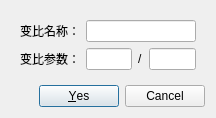
<?xml version="1.0" encoding="UTF-8"?>
<ui version="4.0">
 <class>bianbi</class>
 <widget class="QDialog" name="bianbi">
  <property name="geometry">
   <rect>
    <x>0</x>
    <y>0</y>
    <width>216</width>
    <height>115</height>
   </rect>
  </property>
  <property name="windowTitle">
   <string>Dialog</string>
  </property>
  <layout class="QGridLayout" name="gridLayout">
   <item row="0" column="0">
    <widget class="QWidget" name="widget_2" native="true">
     <layout class="QGridLayout" name="gridLayout_4">
      <item row="0" column="0">
       <layout class="QHBoxLayout" name="horizontalLayout_2">
        <item>
         <widget class="QLabel" name="label_47">
          <property name="text">
           <string>变比名称：</string>
          </property>
         </widget>
        </item>
        <item>
         <widget class="QLineEdit" name="Name"/>
        </item>
       </layout>
      </item>
      <item row="1" column="0">
       <layout class="QHBoxLayout" name="horizontalLayout_3">
        <item>
         <widget class="QLabel" name="label_48">
          <property name="text">
           <string>变比参数：</string>
          </property>
         </widget>
        </item>
        <item>
         <widget class="QLineEdit" name="lineEditA"/>
        </item>
        <item>
         <widget class="QLabel" name="label_49">
          <property name="text">
           <string>/</string>
          </property>
         </widget>
        </item>
        <item>
         <widget class="QLineEdit" name="lineEditV"/>
        </item>
       </layout>
      </item>
     </layout>
    </widget>
   </item>
   <item row="1" column="0">
    <widget class="QDialogButtonBox" name="buttonBox">
     <property name="orientation">
      <enum>Qt::Horizontal</enum>
     </property>
     <property name="standardButtons">
      <set>QDialogButtonBox::Cancel|QDialogButtonBox::Yes</set>
     </property>
    </widget>
   </item>
  </layout>
 </widget>
 <resources/>
 <connections>
  <connection>
   <sender>buttonBox</sender>
   <signal>accepted()</signal>
   <receiver>bianbi</receiver>
   <slot>accept()</slot>
   <hints>
    <hint type="sourcelabel">
     <x>248</x>
     <y>254</y>
    </hint>
    <hint type="destinationlabel">
     <x>157</x>
     <y>274</y>
    </hint>
   </hints>
  </connection>
  <connection>
   <sender>buttonBox</sender>
   <signal>rejected()</signal>
   <receiver>bianbi</receiver>
   <slot>reject()</slot>
   <hints>
    <hint type="sourcelabel">
     <x>316</x>
     <y>260</y>
    </hint>
    <hint type="destinationlabel">
     <x>286</x>
     <y>274</y>
    </hint>
   </hints>
  </connection>
 </connections>
</ui>
